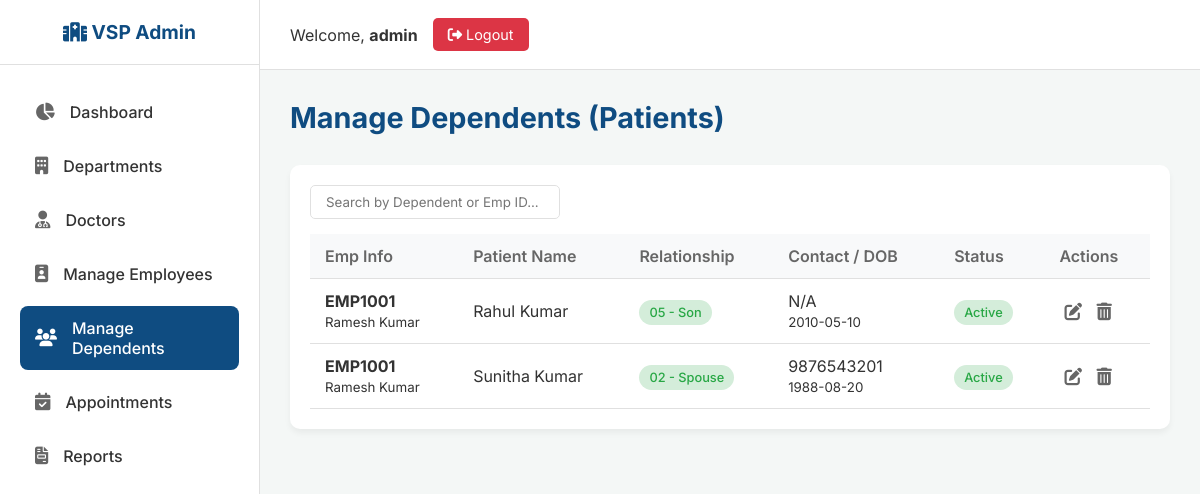
The app's page /admin/patients (signed in) with its own data.
### tables this page shows
CREATE TABLE dependents (
            dependent_id INTEGER PRIMARY KEY AUTOINCREMENT,
            employee_id INTEGER,
            dependent_name TEXT NOT NULL,
            relationship TEXT NOT NULL,
            dob TEXT,
            gender TEXT,
            blood_group TEXT,
            mobile TEXT,
            aadhaar_number TEXT,
            status TEXT DEFAULT 'Active',
            FOREIGN KEY (employee_id) REFERENCES employees (id)
        );

CREATE TABLE employees (
            id INTEGER PRIMARY KEY AUTOINCREMENT,
            employee_id TEXT UNIQUE NOT NULL,
            employee_name TEXT NOT NULL,
            department TEXT,
            designation TEXT,
            mobile TEXT NOT NULL,
            email TEXT,
            dob TEXT,
            gender TEXT,
            blood_group TEXT,
            address TEXT,
            status TEXT DEFAULT 'Active',
            profile_photo TEXT,
            password TEXT NOT NULL
        );

### app.py (the view, shortened to what this page needs)
@app.route('/admin/patients', methods=['GET', 'POST'])
def admin_patients():
    if not check_admin(): return redirect(url_for('login'))
    conn = get_db_connection()
    dependents = conn.execute('''
        SELECT d.*, e.employee_id as emp_code, e.employee_name as emp_name
        FROM dependents d
        JOIN employees e ON d.employee_id = e.id
        ORDER BY d.dependent_id DESC
    ''').fetchall()
    conn.close()
    return render_template('admin_patients.html', dependents=dependents)

### app.py (called while the page is built)
def get_db_connection():
    conn = sqlite3.connect('hospital.db')
    conn.row_factory = sqlite3.Row
    return conn

def check_admin():
    if not session.get('user_id') or session.get('role') != 'admin':
        return False
    return True

### templates/admin_patients.html (shortened to what this page needs)
{% extends "admin_base.html" %}
{% block content %}
<div class="page-header">
    <h1 class="page-title">Manage Dependents (Patients)</h1>
</div>
<div class="table-container">
    <div class="table-header">
        <input type="text" class="search-box" id="patientSearch" data-target="#dependentTable" placeholder="Search by Dependent or Emp ID...">
    </div>
    <table class="data-table" id="dependentTable">
        <thead>
            <tr>
                <th>Emp Info</th>
                <th>Patient Name</th>
                <th>Relationship</th>
                <th>Contact / DOB</th>
                <th>Status</th>
                <th>Actions</th>
            </tr>
        </thead>
        <tbody>
            {% for dep in dependents %}
            <tr>
                <td><strong>{{ dep.emp_code }}</strong><br><small>{{ dep.emp_name }}</small></td>
                <td>{{ dep.dependent_name }}</td>
                <td><span class="badge badge-active">{{ dep.relationship }}</span></td>
                <td>{{ dep.mobile or 'N/A' }}<br><small>{{ dep.dob }}</small></td>
                <td>
                    <span class="badge {% if dep.status == 'Active' %}badge-active{% else %}badge-inactive{% endif %}">
                        {{ dep.status }}
                    </span>
                </td>
                <td class="action-btns">
                    <button class="edit" data-modal-target="editPatientModal"
                            data-dependent_id="{{ dep.dependent_id }}"
                            data-dependent_name="{{ dep.dependent_name }}"
                            data-mobile="{{ dep.mobile }}"
                            data-dob="{{ dep.dob }}"
                            data-status="{{ dep.status }}"
                            title="Edit">
                        <i class="fas fa-edit"></i>
                    </button>
                    <form action="{{ url_for('admin_patients') }}" method="POST" style="display:inline;" onsubmit="return confirm('Are you sure you want to delete this dependent?');">
                        <button type="submit" class="delete" title="Delete"><i class="fas fa-trash-alt"></i></button>
                    </form>
                </td>
            </tr>
            {% else %}
            <tr>
                <td colspan="6" style="text-align: center;">No dependents found.</td>
            </tr>
            {% endfor %}
        </tbody>
    </table>
</div>
{% endblock %}

### static/css/admin_style.css (style rules this page uses)
:root { --primary-color: #0f4c81; --secondary-color: #1a73e8; --accent-color: #fca311; --bg-color: #f4f7f6; --sidebar-bg: #ffffff; --text-main: #333333; --text-muted: #666666; --success-color: #28a745; --danger-color: #dc3545; --warning-color: #ffc107; --info-color: #17a2b8; --border-color: #e0e0e0; --card-shadow: 0 4px 6px rgba(0,0,0,0.05); --transition-speed: 0.3s; }
* { margin: 0; padding: 0; box-sizing: border-box; font-family: 'Inter', 'Segoe UI', Tahoma, Geneva, Verdana, sans-serif; }
body { background-color: var(--bg-color); color: var(--text-main); display: flex; min-height: 100vh; overflow-x: hidden; }
.page-header { display: flex; justify-content: space-between; align-items: center; margin-bottom: 30px; }
.page-title { font-size: 1.8rem; color: var(--primary-color); }
.table-container { background: #fff; border-radius: 10px; padding: 20px; box-shadow: var(--card-shadow); overflow-x: auto; }
.table-header { display: flex; justify-content: space-between; align-items: center; margin-bottom: 15px; }
.search-box { padding: 8px 15px; border: 1px solid var(--border-color); border-radius: 5px; width: 250px; outline: none; }
.data-table { width: 100%; border-collapse: collapse; }
.data-table th, .data-table td { padding: 12px 15px; text-align: left; border-bottom: 1px solid var(--border-color); }
.data-table th { background-color: #f8f9fa; color: var(--text-muted); font-weight: 600; }
.badge { padding: 5px 10px; border-radius: 20px; font-size: 0.8rem; font-weight: 500; }
.badge-active { background-color: #d4edda; color: var(--success-color); }
.action-btns button, .action-btns a { border: none; background: none; cursor: pointer; font-size: 1.1rem; margin: 0 5px; color: var(--text-muted); }

### records on screen
dependents: emp_code "EMP1001", emp_name "Ramesh Kumar", dependent_name "Rahul Kumar", relationship "05 - Son", mobile "N/A", dob "2010-05-10", status "Active"
dependents: emp_code "EMP1001", emp_name "Ramesh Kumar", dependent_name "Sunitha Kumar", relationship "02 - Spouse", mobile "9876543201", dob "1988-08-20", status "Active"

### other values on screen
{{ session.name }} "admin"
